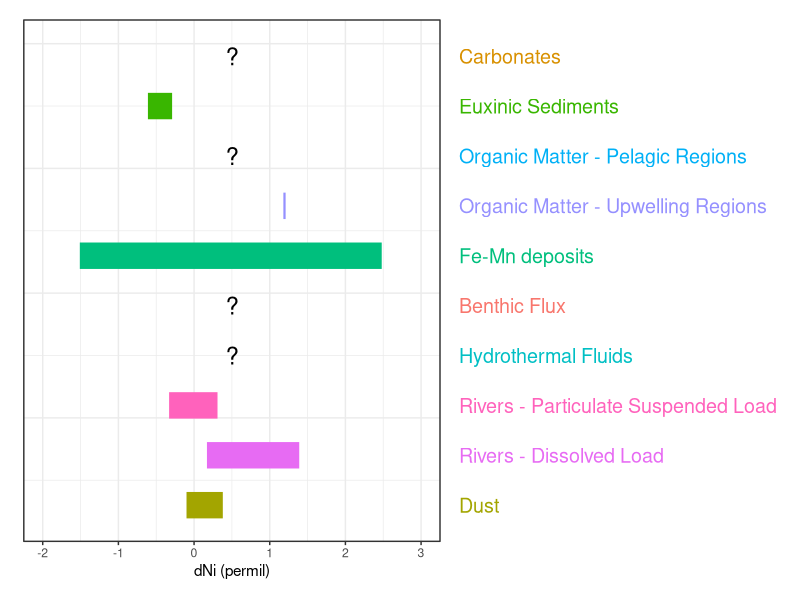

Recreate this plot in R.
install.packages("ggplot2")
install.packages("tidyverse")
library(ggplot2)
library(tidyverse)

setwd("Z:/Documents/GitHub/Prospectus")
flux_dat<- read.csv("Isotope_caltech_plot.csv")
flux_dat %>% 
  ggplot(aes(label =Flux))+
  geom_rect(mapping=aes(xmin=min, xmax=max, ymin=ymin, ymax =ymax, fill = Flux, color = Flux))+
  theme_bw()+
  theme(axis.title.y = element_blank(),
        axis.text.y=element_blank(),
        axis.ticks.y=element_blank(),
        legend.position = "none")+
  xlim(-2,3)+
  xlab(label="dNi (permil)")+
  annotate("text", x = 0.5, y=c(7.5,9.5, 15.5,19.5), label = "?", size=6)+
  geom_text(x = 3.5,y=(flux_dat$ymax+flux_dat$ymin)/2, size = 5, hjust = 0, aes(color = Flux))+
  theme(plot.margin = unit(c(1, 18, 1, 1), "lines")) +
  coord_cartesian(clip = "off")
